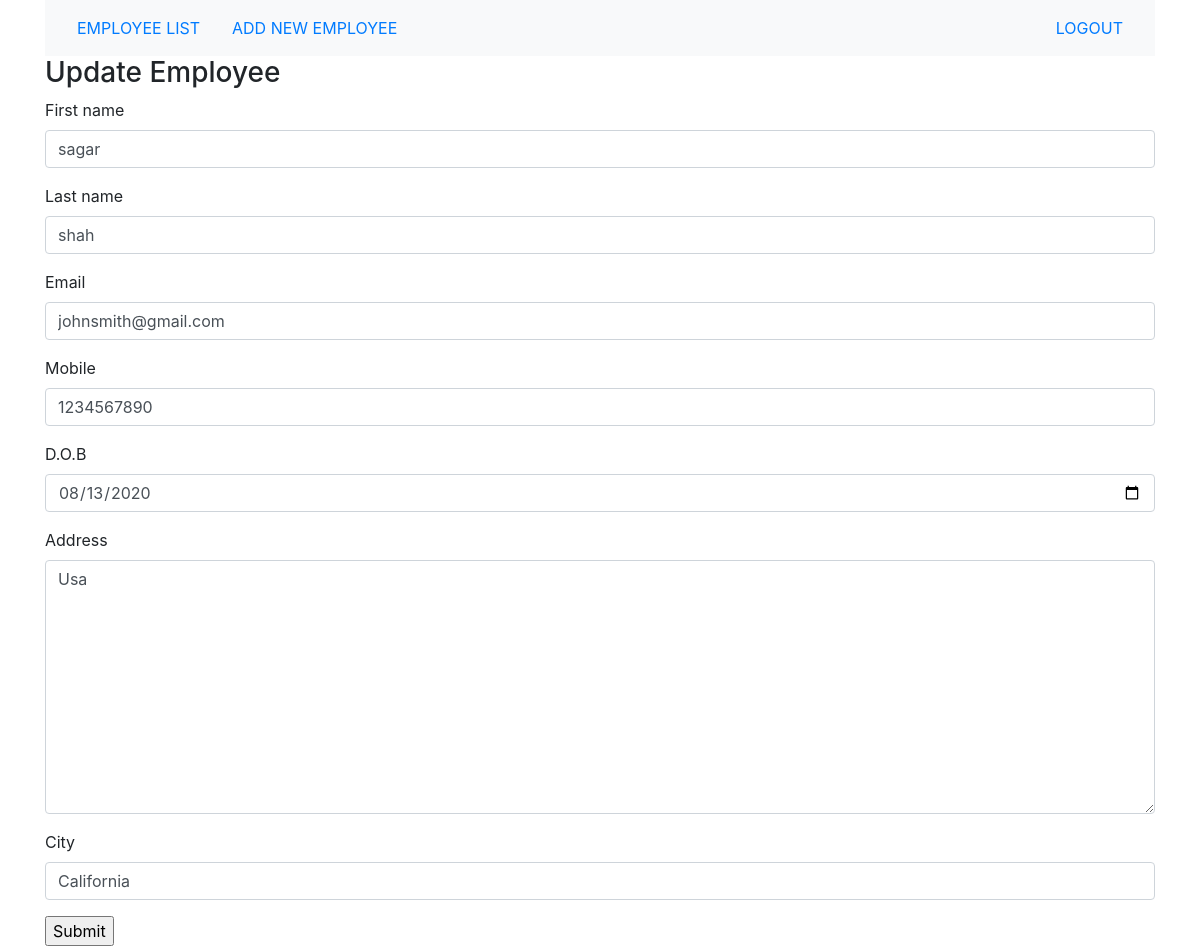
The app's page /manager_app/update_employee/2/ (signed in) with its own data.
### manager_app/models.py (models this page shows, shortened)
class Employee(models.Model):
    first_name = models.CharField(max_length=50)
    last_name = models.CharField(max_length=50)
    email = models.EmailField(unique=True,max_length=254)
    mobile_regex = RegexValidator(regex = r'^\+?1?\d{9,15}$',message="Phone number must be entered in the formet: '+999999999999'.up to 15 digits allowed.")
    mobile = models.CharField(
        validators=[mobile_regex], max_length=17, blank=True, unique = True)
    dob = models.DateField()
    address = models.TextField()
    city = models.CharField(max_length=50)

### manager_app/views.py (the view)
# urls.py: url(r'^update_employee/(?P<pk>\d+)/$',views.EmployeeUpdate.as_view(),name= 'update_employee'),
class EmployeeUpdate(UpdateView,LoginRequiredMixin):
    try:
        login_url = 'manager_app:login'
        model = models.Employee
        template_name = 'update_employee.html'
        fields = ('first_name', 'last_name', 'email',
                'mobile', 'dob', 'address', 'city')
        def get_form(self, form_class=forms.EmployeeForm):
            form = super(EmployeeUpdate,self).get_form(forms.EmployeeForm)
            form.fields['dob'].widget.attrs.update({'class' : 'datepicker'})
            return form
    except Exception:
        print('Exception Occurs in Employee Update Feature')

### manager_app/forms.py
class EmployeeForm(forms.ModelForm):
    class Meta():
        fields = ('first_name', 'last_name', 'email',
                  'mobile', 'dob', 'address','city')
        model = models.Employee
        labels = {
            'dob' : ('D.O.B')
        }
        widgets = {
            'dob': DateInput(attrs={'type' : 'date'})
        }

### manager_app/templates/update_employee.html (shortened to what this page needs)
{%include 'base.html'%}
{% load bootstrap3%}
{% if user.is_authenticated %}
<div class="container">
    <h3>Update Employee</h3>
    <form method="POST">
        {% bootstrap_form form %}
        <input type="submit">
    </form>
</div>
{% else  %}
<h2>Please Login or SignUp To Explore More.</h2>
{%endif%}

### records on screen
Employee: first_name "sagar", last_name "shah", email "johnsmith@gmail.com", mobile "1234567890", dob "08/13/2020", address "Usa", city "California"
